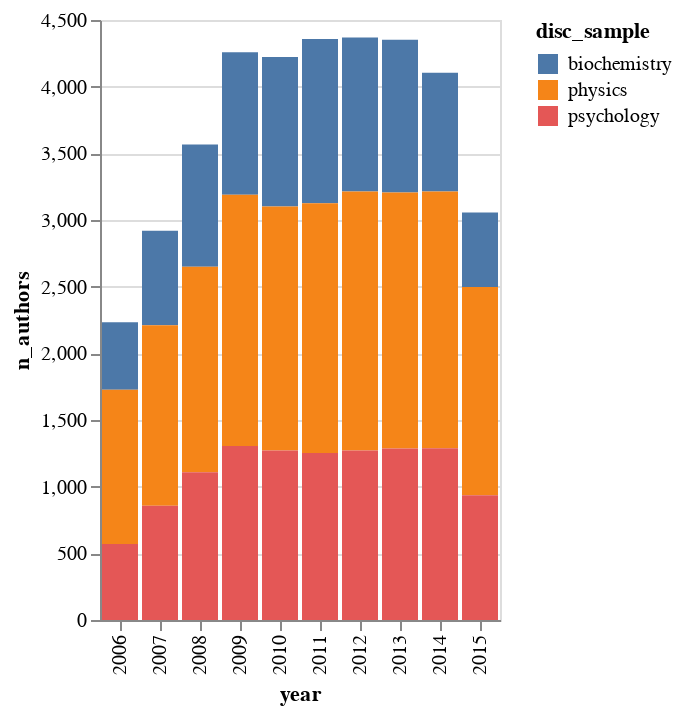

The notebook cell saved with this chart:
### Code cell
alt.Chart(df).mark_bar().encode(
    alt.X("year:O"), alt.Y("n_authors:Q"), alt.Color("disc_sample:N")
)

### Figure 1 — Vega-Lite specification as saved in the notebook (floating-point values rounded to 4 significant figures)
{"$schema": "https://vega.github.io/schema/vega-lite/v4.8.1.json", "config": {"view": {"continuousHeight": 300, "continuousWidth": 400}}, "data": {"name": "data-44ce3275d45b12cc4a3783c27f13f862"}, "datasets": {"data-44ce3275d45b12cc4a3783c27f13f862": [{"disc_sample": "biochemistry", "n_authors": 507, "year": 2006}, {"disc_sample": "biochemistry", "n_authors": 709, "year": 2007}, {"disc_sample": "biochemistry", "n_authors": 917, "year": 2008}, {"disc_sample": "biochemistry", "n_authors": 1069, "year": 2009}, {"disc_sample": "biochemistry", "n_authors": 1122, "year": 2010}, {"disc_sample": "biochemistry", "n_authors": 1232, "year": 2011}, {"disc_sample": "biochemistry", "n_authors": 1155, "year": 2012}, {"disc_sample": "biochemistry", "n_authors": 1145, "year": 2013}, {"disc_sample": "biochemistry", "n_authors": 892, "year": 2014}, {"disc_sample": "biochemistry", "n_authors": 559, "year": 2015}, {"disc_sample": "physics", "n_authors": 1156, "year": 2006}, {"disc_sample": "physics", "n_authors": 1355, "year": 2007}, {"disc_sample": "physics", "n_authors": 1541, "year": 2008}, {"disc_sample": "physics", "n_authors": 1885, "year": 2009}, {"disc_sample": "physics", "n_authors": 1830, "year": 2010}, {"disc_sample": "physics", "n_authors": 1873, "year": 2011}, {"disc_sample": "physics", "n_authors": 1941, "year": 2012}, {"disc_sample": "physics", "n_authors": 1919, "year": 2013}, {"disc_sample": "physics", "n_authors": 1925, "year": 2014}, {"disc_sample": "physics", "n_authors": 1563, "year": 2015}, {"disc_sample": "psychology", "n_authors": 570, "year": 2006}, {"disc_sample": "psychology", "n_authors": 856, "year": 2007}, {"disc_sample": "psychology", "n_authors": 1108, "year": 2008}, {"disc_sample": "psychology", "n_authors": 1305, "year": 2009}, {"disc_sample": "psychology", "n_authors": 1271, "year": 2010}, {"disc_sample": "psychology", "n_authors": 1252, "year": 2011}, {"disc_sample": "psychology", "n_authors": 1272, "year": 2012}, {"disc_sample": "psychology", "n_authors": 1287, "year": 2013}, {"disc_sample": "psychology", "n_authors": 1288, "year": 2014}, {"disc_sample": "psychology", "n_authors": 935, "year": 2015}]}, "encoding": {"color": {"field": "disc_sample", "type": "nominal"}, "x": {"field": "year", "type": "ordinal"}, "y": {"field": "n_authors", "type": "quantitative"}}, "mark": "bar"}
